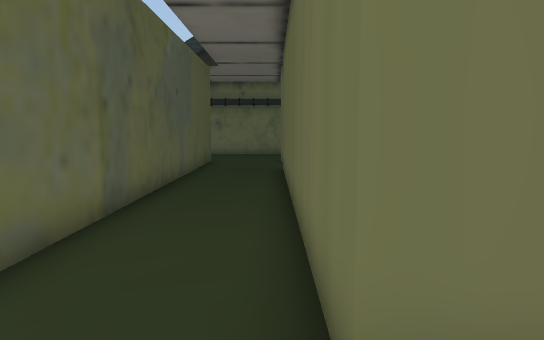
[1] (above)

16 first-person views from a walk through a scene from a Unity 3-D project. The camera is 1.5 m above the floor, tilts 6° down and sees 70° across. The floor is counted in squares, 1 m on a side. Each view is taken from the middle of a square. On the plan, view 1 faces up. The plan holds only what a view shows up to about 17 squares ahead; the rest is blank. The place goes on beyond the plan. The player character is not drawn. Some animated figures are not drawn. Door leaves are left out, so doorways stand open. Some surface patterns are stand-ins.

[2]
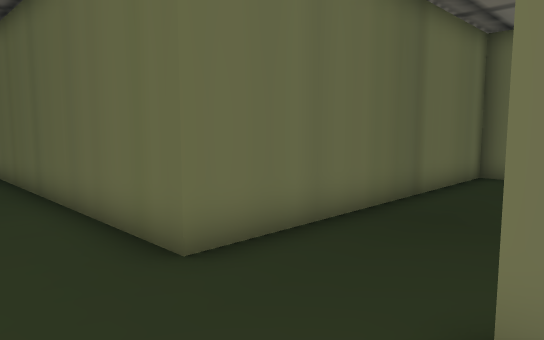

[3]
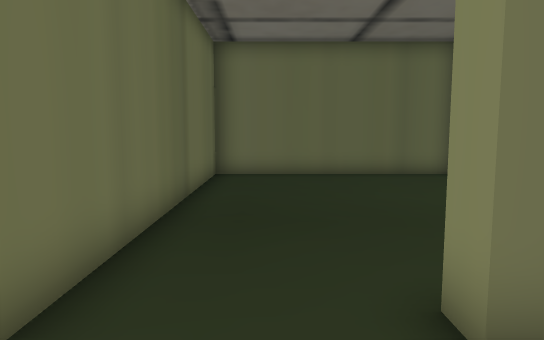

[4]
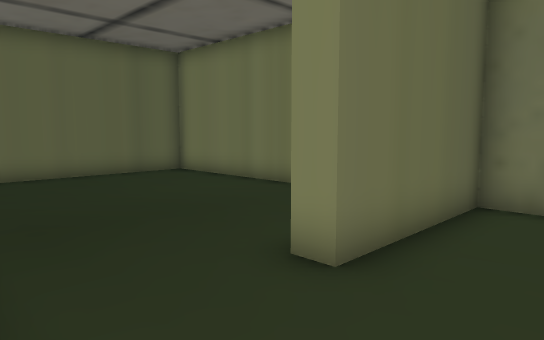

[5]
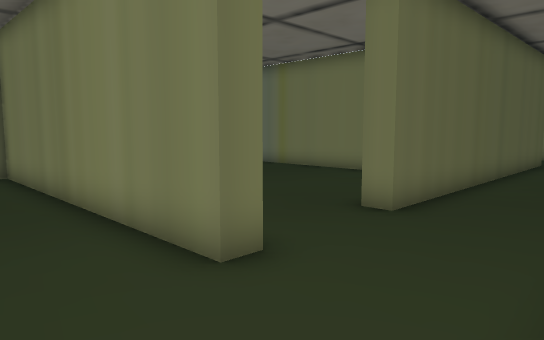

[6]
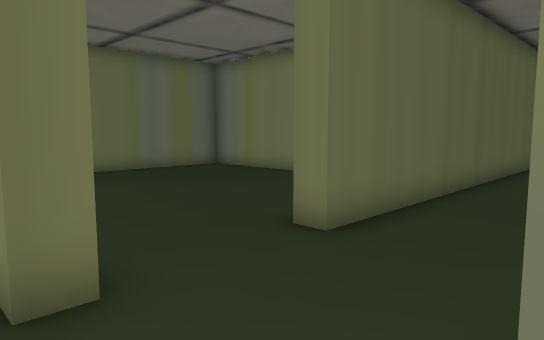

[7]
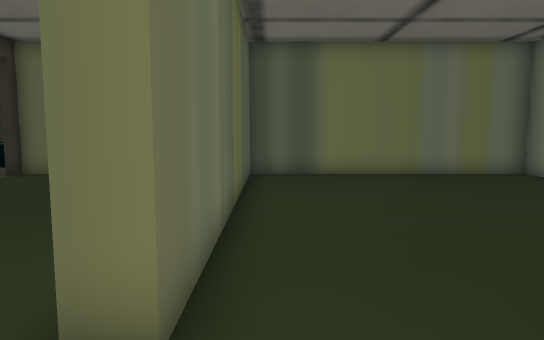

[8]
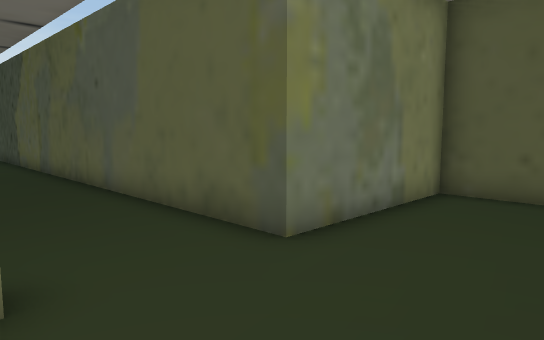

[9]
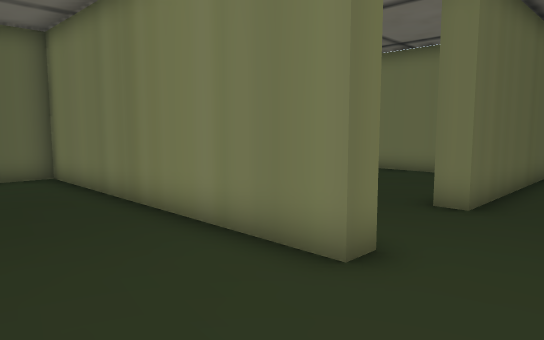

[10]
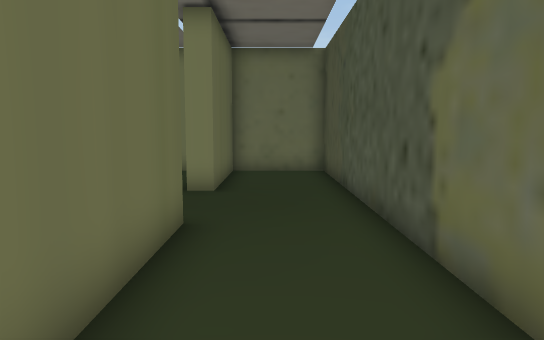

[11]
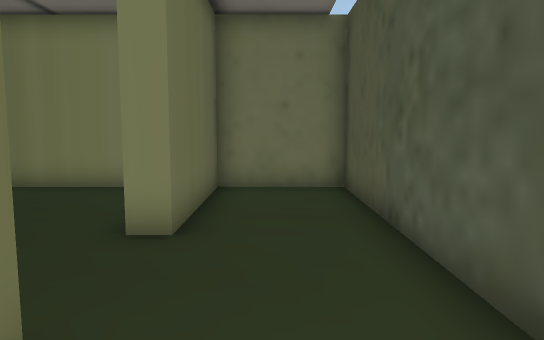

[12]
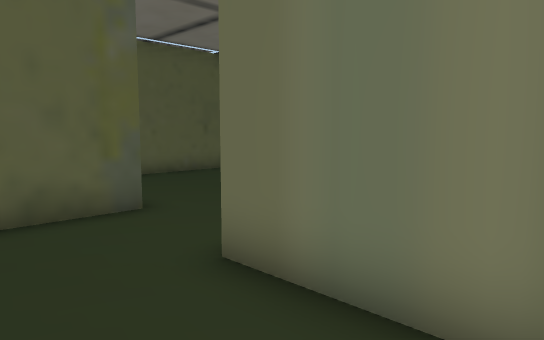

[13]
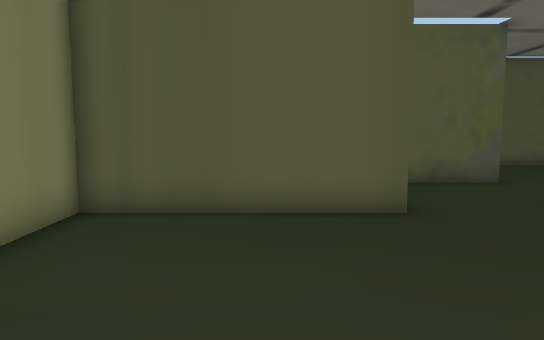

[14]
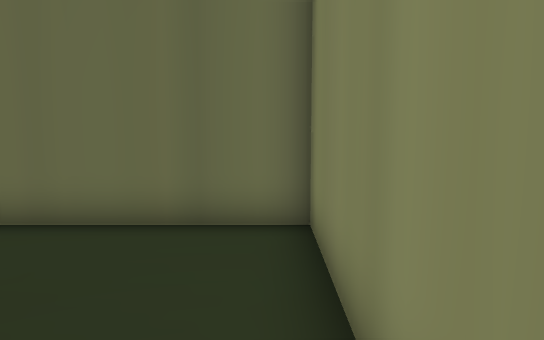

[15]
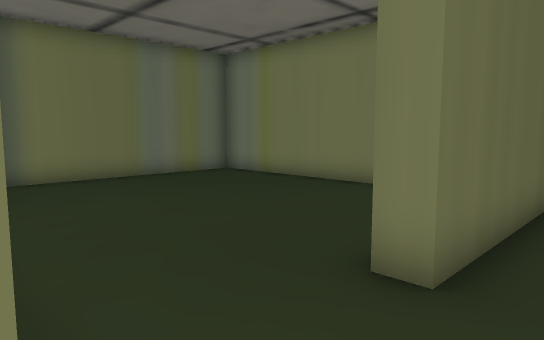

[16]
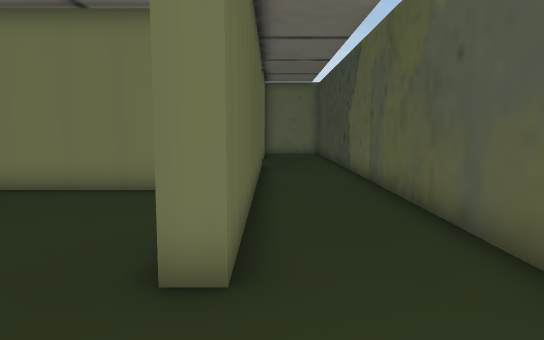

### Floor plan
Points are (right, up) in squares from view 1. A wall is a line through its corners. A room is listed if a view was taken in it or the views show most of it. See-through windows are left out.
Room 1 (views 1, 2, 3, 4, 5, 6, 7, 8, 9, 10, 11, 12, 13, 14, 15, 16)
walls: (2, -6) (11, -6) (11, 1.9) (0.4, 1.9) (0.4, 14.4) (1.1, 14.4) (1.1, 8.5) (11, 8.5) (11, 17.7) (0.4, 17.7) (0.4, 18.4) (11, 18.4) (11, 22.5); (-8.2, 22.5) (-8.2, 18.4) (-2.9, 18.4) (-2.9, -6) (0.4, -6) (0.4, -1.4) (1.1, -1.4)

Where each view was taken, in squares from view 1:
view 1: 0 up, 0 right, facing up
view 2: 2 down, 2 left, facing up-right
view 3: 0 up, 2 left, facing right
view 4: 2 up, 2 left, facing down-right
view 5: 21 up, 3 left, facing down-right
view 6: 19 up, 3 left, facing down-right
view 7: 17 up, 2 left, facing right
view 8: 22 up, 1 right, facing down-left
view 9: 22 up, 2 left, facing down-right
view 10: 8 up, 1 left, facing down
view 11: 4 up, 1 left, facing down
view 12: 15 up, 4 right, facing up-left
view 13: 12 up, 8 right, facing left
view 14: 19 up, 5 right, facing right
view 15: 18 up, 1 left, facing down-right
view 16: 18 up, 0 right, facing down
